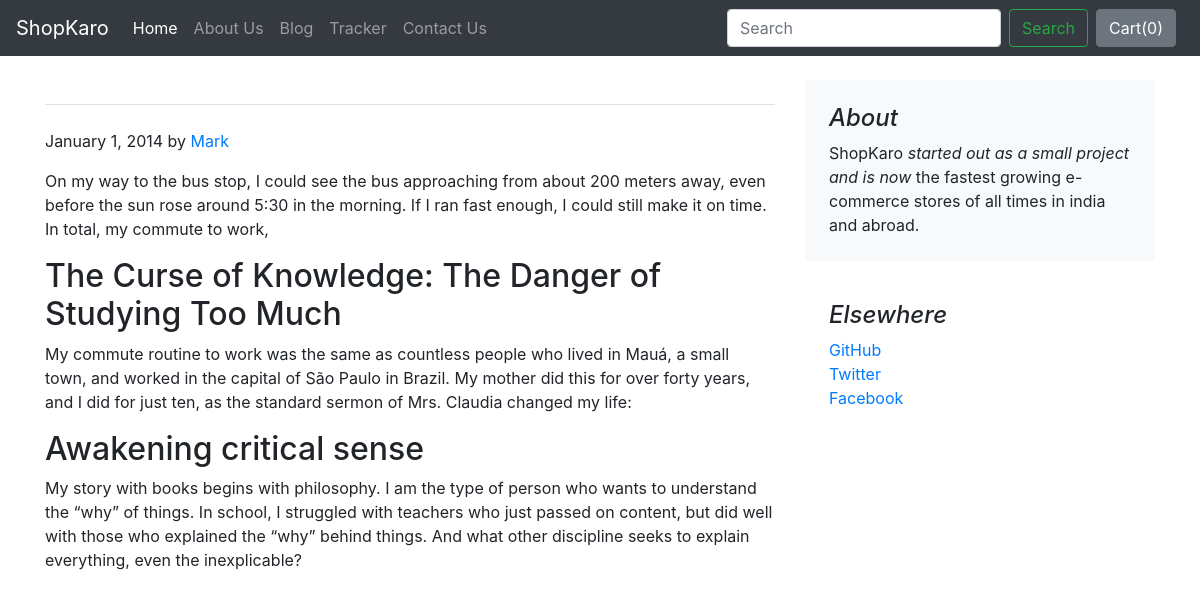
The page /blog/blogpost/1 on the database its author committed.
### blog/models.py (models this page shows)
class Blogpost(models.Model):
    post_id = models.AutoField(primary_key= True)
    tilte = models.CharField(max_length=50)
    head0 = models.CharField(max_length=500, default="")
    chead0 = models.CharField(max_length=5000, default="")
    head1 = models.CharField(max_length=500, default="")
    chead1 = models.CharField(max_length=5000, default="")
    head2 = models.CharField(max_length=500, default="")
    chead2 = models.CharField(max_length=5000, default="")
    pub_date = models.DateField()
    thumbnail = models.ImageField(upload_to='shop/images', default="")
    def __str__(self):
        return self.tilte

### blog/views.py (the view)
# urls.py: path("blogpost/<int:id>", views.blogpost, name="blogHome")
def blogpost(request, id):
    post = Blogpost.objects.filter(post_id = id)[0]
    print(post)
    return render(request, 'blog/blogpost.html',{'post':post})

### blog/templates/blog/blogpost.html (shortened to what this page needs)
{% extends 'blog/basic.html' %}
{% block body %}
<div class="container">
    <div class="row mt-4">
        <div class="col-md-8 blog-main">
            <h3 class="pb-4 mb-4 font-italic border-bottom">
            </h3>
            <div class="blog-post">
                <p class="blog-post-meta">January 1, 2014 by <a href="#">Mark</a></p>
                <p>{{post.chead0}}</p>
                <h2>{{post.head1}}</h2>
                <p>{{post.chead1}}</p>
                <h2>{{post.head2}}</h2>
                <p>{{post.chead2}}</p>
            </div>
        </div>
        <aside class="col-md-4 blog-sidebar">
            <div class="p-4 mb-3 bg-light rounded">
                <h4 class="font-italic">About</h4>
                <p class="mb-0">ShopKaro <em>started out as a small project and is now</em> the fastest growing e-commerce stores of all times in india and abroad.</p>
            </div>
            <div class="p-4">
                <h4 class="font-italic">Elsewhere</h4>
                <ol class="list-unstyled">
                    <li><a href="#">GitHub</a></li>
                    <li><a href="#">Twitter</a></li>
                    <li><a href="#">Facebook</a></li>
                </ol>
            </div>
        </aside>
    </div>
</div>
{% endblock %}

### rows shown on the page
Blogpost: chead0 "On my way to the bus stop, I could see the bus approaching from about 200 meters away, even before the sun rose around 5:30 in the morning. If I ran fast enough, I could still make it on time. In total, my commute to work,", head1 "The Curse of Knowledge: The Danger of Studying Too Much", chead1 "My commute routine to work was the same as countless people who lived in Mauá, a small town, and worked in the capital of São Paulo in Brazil. My mother did this for over forty years, and I did for just ten, as the standard sermon of Mrs. Claudia changed my life:", head2 "Awakening critical sense", chead2 "My story with books begins with philosophy. I am the type of person who wants to understand the “why” of things. In school, I struggled with teachers who just passed on content, but did well with those who explained the “why” behind things. And what other discipline seeks to explain everything, even the inexplicable?"
